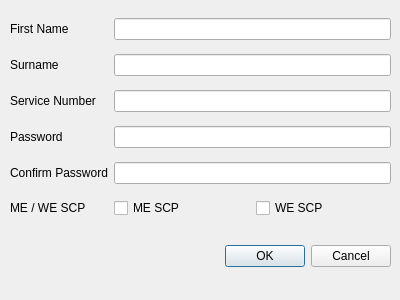
<?xml version="1.0" encoding="UTF-8"?>
<ui version="4.0">
 <class>newUser</class>
 <widget class="QDialog" name="newUser">
  <property name="geometry">
   <rect>
    <x>0</x>
    <y>0</y>
    <width>400</width>
    <height>300</height>
   </rect>
  </property>
  <property name="windowTitle">
   <string>Create New User</string>
  </property>
  <widget class="QDialogButtonBox" name="buttonBox">
   <property name="geometry">
    <rect>
     <x>50</x>
     <y>240</y>
     <width>341</width>
     <height>32</height>
    </rect>
   </property>
   <property name="orientation">
    <enum>Qt::Horizontal</enum>
   </property>
   <property name="standardButtons">
    <set>QDialogButtonBox::Cancel|QDialogButtonBox::Ok</set>
   </property>
  </widget>
  <widget class="QWidget" name="gridLayoutWidget">
   <property name="geometry">
    <rect>
     <x>10</x>
     <y>10</y>
     <width>381</width>
     <height>221</height>
    </rect>
   </property>
   <layout class="QGridLayout" name="gridLayout">
    <item row="4" column="0">
     <widget class="QLabel" name="label_4">
      <property name="text">
       <string>Confirm Password</string>
      </property>
     </widget>
    </item>
    <item row="2" column="1">
     <widget class="QLineEdit" name="numberBox"/>
    </item>
    <item row="1" column="0">
     <widget class="QLabel" name="label">
      <property name="text">
       <string>Surname</string>
      </property>
     </widget>
    </item>
    <item row="1" column="1">
     <widget class="QLineEdit" name="surnameBox"/>
    </item>
    <item row="3" column="0">
     <widget class="QLabel" name="label_3">
      <property name="text">
       <string>Password</string>
      </property>
     </widget>
    </item>
    <item row="5" column="1">
     <layout class="QGridLayout" name="gridLayout_2">
      <item row="0" column="0">
       <widget class="QCheckBox" name="meSCPButton">
        <property name="text">
         <string>ME SCP</string>
        </property>
       </widget>
      </item>
      <item row="0" column="1">
       <widget class="QCheckBox" name="weSCPButton">
        <property name="text">
         <string>WE SCP</string>
        </property>
       </widget>
      </item>
     </layout>
    </item>
    <item row="4" column="1">
     <widget class="QLineEdit" name="confirmPasswordBox"/>
    </item>
    <item row="5" column="0">
     <widget class="QLabel" name="label_5">
      <property name="text">
       <string>ME / WE SCP</string>
      </property>
     </widget>
    </item>
    <item row="2" column="0">
     <widget class="QLabel" name="label_2">
      <property name="text">
       <string>Service Number</string>
      </property>
     </widget>
    </item>
    <item row="3" column="1">
     <widget class="QLineEdit" name="passwordBox"/>
    </item>
    <item row="0" column="0">
     <widget class="QLabel" name="label_6">
      <property name="text">
       <string>First Name</string>
      </property>
     </widget>
    </item>
    <item row="0" column="1">
     <widget class="QLineEdit" name="firstNameBox"/>
    </item>
   </layout>
  </widget>
 </widget>
 <tabstops>
  <tabstop>firstNameBox</tabstop>
  <tabstop>surnameBox</tabstop>
  <tabstop>numberBox</tabstop>
  <tabstop>passwordBox</tabstop>
  <tabstop>confirmPasswordBox</tabstop>
  <tabstop>meSCPButton</tabstop>
  <tabstop>weSCPButton</tabstop>
 </tabstops>
 <resources/>
 <connections>
  <connection>
   <sender>buttonBox</sender>
   <signal>accepted()</signal>
   <receiver>newUser</receiver>
   <slot>accept()</slot>
   <hints>
    <hint type="sourcelabel">
     <x>248</x>
     <y>254</y>
    </hint>
    <hint type="destinationlabel">
     <x>157</x>
     <y>274</y>
    </hint>
   </hints>
  </connection>
  <connection>
   <sender>buttonBox</sender>
   <signal>rejected()</signal>
   <receiver>newUser</receiver>
   <slot>reject()</slot>
   <hints>
    <hint type="sourcelabel">
     <x>316</x>
     <y>260</y>
    </hint>
    <hint type="destinationlabel">
     <x>286</x>
     <y>274</y>
    </hint>
   </hints>
  </connection>
  <connection>
   <sender>meSCPButton</sender>
   <signal>toggled(bool)</signal>
   <receiver>newUser</receiver>
   <slot>boxChecked()</slot>
   <hints>
    <hint type="sourcelabel">
     <x>163</x>
     <y>211</y>
    </hint>
    <hint type="destinationlabel">
     <x>75</x>
     <y>283</y>
    </hint>
   </hints>
  </connection>
  <connection>
   <sender>weSCPButton</sender>
   <signal>toggled(bool)</signal>
   <receiver>newUser</receiver>
   <slot>boxChecked()</slot>
   <hints>
    <hint type="sourcelabel">
     <x>295</x>
     <y>205</y>
    </hint>
    <hint type="destinationlabel">
     <x>210</x>
     <y>285</y>
    </hint>
   </hints>
  </connection>
 </connections>
 <slots>
  <slot>boxChecked()</slot>
 </slots>
</ui>
